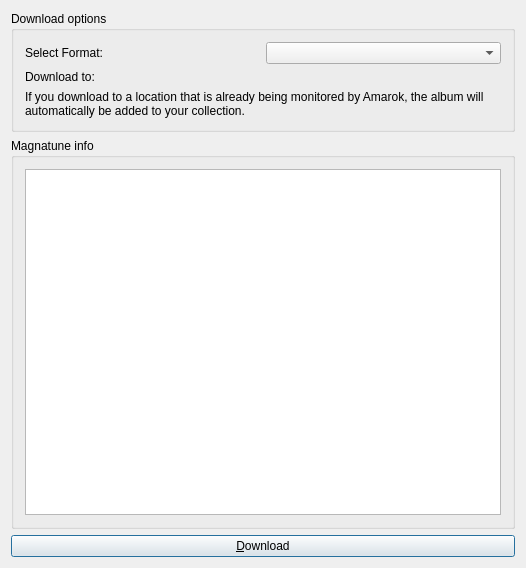
<ui version="4.0" >
 <class>magnatuneDownloadDialogBase</class>
 <widget class="QDialog" name="magnatuneDownloadDialogBase" >
  <property name="geometry" >
   <rect>
    <x>0</x>
    <y>0</y>
    <width>526</width>
    <height>568</height>
   </rect>
  </property>
  <property name="windowTitle" >
   <string>Magnatune.com Album Download</string>
  </property>
  <layout class="QGridLayout" name="gridLayout_3" >
   <item row="0" column="0" >
    <widget class="QGroupBox" name="groupBox1" >
     <property name="title" >
      <string>Download options</string>
     </property>
     <layout class="QGridLayout" name="gridLayout" >
      <item row="0" column="0" >
       <widget class="QLabel" name="textLabel1" >
        <property name="text" >
         <string>Select Format:</string>
        </property>
        <property name="wordWrap" >
         <bool>false</bool>
        </property>
       </widget>
      </item>
      <item row="0" column="1" >
       <widget class="QComboBox" name="formatComboBox" />
      </item>
      <item row="1" column="0" >
       <widget class="QLabel" name="textLabel2" >
        <property name="text" >
         <string>Download to:</string>
        </property>
        <property name="wordWrap" >
         <bool>false</bool>
        </property>
       </widget>
      </item>
      <item row="1" column="1" >
       <widget class="KUrlRequester" name="downloadTargetURLRequester" />
      </item>
      <item row="2" column="0" colspan="2" >
       <widget class="QLabel" name="textLabel1_2" >
        <property name="text" >
         <string>If you download to a location that is already being monitored by Amarok, the album will automatically be added to your collection.</string>
        </property>
        <property name="alignment" >
         <set>Qt::AlignVCenter</set>
        </property>
        <property name="wordWrap" >
         <bool>true</bool>
        </property>
       </widget>
      </item>
     </layout>
    </widget>
   </item>
   <item row="1" column="0" >
    <widget class="QGroupBox" name="groupBox2" >
     <property name="title" >
      <string>Magnatune info</string>
     </property>
     <layout class="QGridLayout" name="gridLayout_2" >
      <item row="0" column="0" >
       <widget class="QTextEdit" name="infoEdit" >
        <property name="acceptDrops" >
         <bool>false</bool>
        </property>
       </widget>
      </item>
     </layout>
    </widget>
   </item>
   <item row="2" column="0" >
    <widget class="QPushButton" name="downloadButton" >
     <property name="text" >
      <string>&amp;Download</string>
     </property>
    </widget>
   </item>
  </layout>
 </widget>
 <layoutdefault spacing="6" margin="11" />
 <customwidgets>
  <customwidget>
   <class>KUrlRequester</class>
   <extends>QFrame</extends>
   <header>kurlrequester.h</header>
   <container>1</container>
  </customwidget>
 </customwidgets>
 <includes/>
 <resources/>
</ui>
